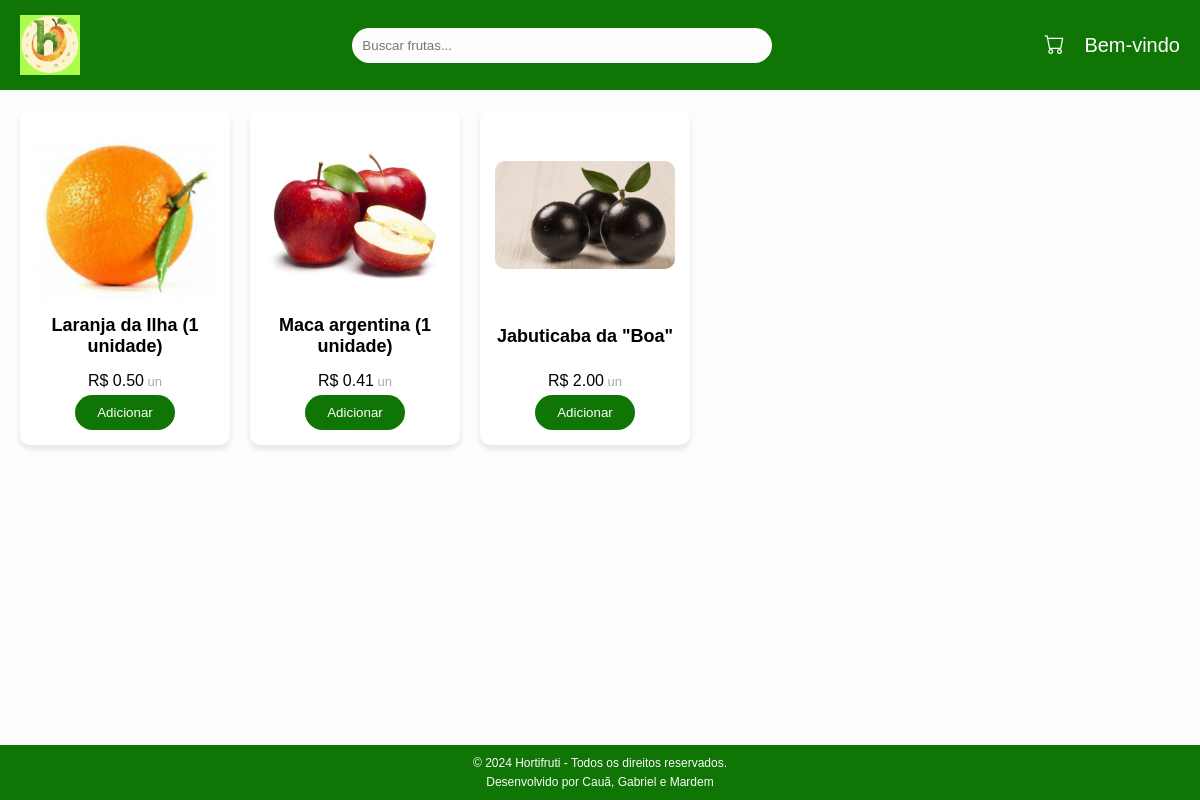
The page /produtos/ (signed in) on the database its author committed.
### produtos/models.py (models this page shows, shortened)
class Produto(models.Model):
    nome = models.CharField(max_length=200)
    imagem = models.ImageField(upload_to='produtos/', blank=True, null=True)
    preco = models.DecimalField(max_digits=10, decimal_places=2)
    estoque = models.PositiveIntegerField()

### produtos/views.py (the view)
# urls.py: path('produtos/', include('produtos.urls')),
def produtos(request):
    cliente_id = request.session.get('cliente_id')
    if not cliente_id:
        messages.error(request, "Você precisa estar logado para acessar esta página.")
        return redirect('login')
    produtos = Produto.objects.all()
    template = loader.get_template('produtos.html')
    context = {
        'produtos': produtos,
    }
    return HttpResponse(template.render(context, request))

### produtos/templates/produtos.html (shortened to what this page needs)
{% load static %}
<!DOCTYPE html>
<html lang="pt-BR">
<head>
    <link rel="stylesheet" href="https://cdn.jsdelivr.net/npm/bootstrap-icons@1.11.3/font/bootstrap-icons.min.css" />
    <link rel="stylesheet" href="{% static 'css/produtos.css' %}" />
</head>
<body>
    <header>
        <img src="{% static 'img/logo.png' %}" alt="Logo" />
        <input id="search-input" type="text" placeholder="Buscar frutas..." />
        <div class="user-info">
            <a href="{% url 'carrinho' %}"><button><i class="bi bi-cart"></i></button></a>
            <p>Bem-vindo</p>
        </div>
    </header>
    <main>
        <div class="product-grid">
            {% for produto in produtos %}
            <div class="product-card" data-item-id="{{ produto.id }}">
                <div id="img-place"><img src="{{produto.imagem.url}}" alt="{{produto.nome}}" /></div>
                <h3>{{produto.nome}}</h3>
                <div>
                    <p>R$ <span class="price">{{produto.preco}}</span><span class="un"> un</span></p>
                    <button class="add-item">Adicionar</button>
                </div>
            </div>
            {% empty %}
            <p class="warning">Não há produtos disponíveis.</p>
            {% endfor %}
        </div>
    </main>
    <footer class="footer">
        <p>&copy; 2024 Hortifruti - Todos os direitos reservados.</p>
        <p>Desenvolvido por Cauã, Gabriel e Mardem</p>
    </footer>
</body>
</html>

### staticfiles/css/produtos.css (style rules this page uses)
* { margin: 0; padding: 0; font-family: 'Helvetica'; }
body { background-color: #fdfdfd; min-height: 100vh; }
header { display: flex; justify-content: space-between; align-items: center; background-color: #0f7505; padding: 15px 20px; }
header img { height: 60px; }
header input { width: 400px; padding: 10px; border-radius: 25px; border: none; background-color: #fdfdfd; }
.user-info { display: flex; gap: 20px; align-items: center; font-size: 20px; color: #fdfdfd; }
header button { background-color: transparent; cursor: pointer; border: none; font-size: 20px; color: #fdfdfd; transition: 0.3s; }
main { padding: 20px; }
.product-grid { display: grid; grid-template-columns: repeat(auto-fill, 210px); gap: 20px; }
.product-card { background-color: #fff; border-radius: 10px; padding: 15px; text-align: center; box-shadow: 0 4px 6px rgba(0, 0, 0, 0.1); display: flex; flex-direction: column; justify-content: space-between; align-items: center; }
.product-card #img-place { height: 180px; display: flex; align-items: center; }
.product-card img { max-width: 100%; border-radius: 10px; }
.product-card h3 { font-size: 18px; margin: 10px 0; }
.product-card p { font-size: 16px; margin: 5px 0; }
.product-card .un { font-size: small; color: #aaa; }
.product-card .add-item { background-color: #0f7505; border: none; width: 100px; padding: 10px 15px; color: #fff; border-radius: 20px; cursor: pointer; transition: 0.3s ease; }
.footer { background-color: #0f7505; color: #fdfdfd; text-align: center; padding: 6px 0; width: 100%; position: fixed; bottom: 0; }
.footer p { margin: 5px 0; font-size: 12px; }

### rows shown on the page
Produto: imagem (picture), nome "Laranja da Ilha (1 unidade)", preco "0.50"
Produto: imagem (picture), nome "Maca argentina (1 unidade)", preco "0.41"
Produto: imagem (picture), nome "Jabuticaba da \"Boa\"", preco "2.00"
